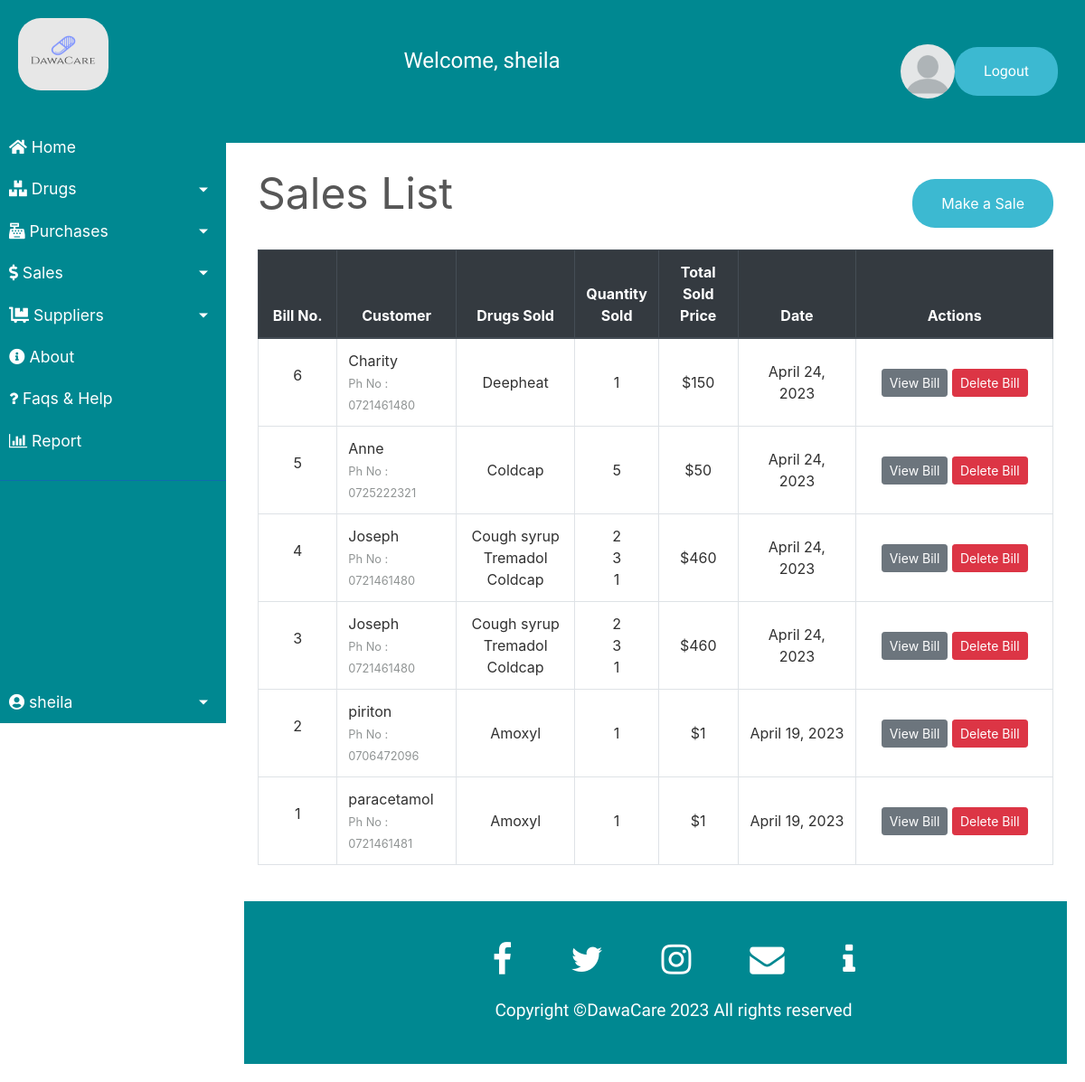
Screenshot of /transactions/sales/ (signed in) with the database file from the repository.
### transactions/models.py (models this page shows, shortened)
class SaleBill(models.Model):
    billno = models.AutoField(primary_key=True)
    time = models.DateTimeField(auto_now=True)
    name = models.CharField(max_length=150)
    phone = models.CharField(max_length=12)
    address = models.CharField(max_length=200)
    email = models.EmailField(max_length=254)
    def get_items_list(self):
        return SaleItem.objects.filter(billno=self)
    def get_total_price(self):
        saleitems = SaleItem.objects.filter(billno=self)
        total = 0
        for item in saleitems:
            total += item.totalprice
        return total

class SaleItem(models.Model):
    billno = models.ForeignKey(SaleBill, on_delete = models.CASCADE, related_name='salebillno')
    stock = models.ForeignKey(Stock, on_delete = models.CASCADE, related_name='saleitem')
    quantity = models.IntegerField(default=1)
    perprice = models.IntegerField(default=1)
    totalprice = models.IntegerField(default=1)

### transactions/views.py (the view)
class SaleView(ListView):
    model = SaleBill
    template_name = "sales/sales_list.html"
    context_object_name = 'bills'
    ordering = ['-time']
    paginate_by = 10

### transactions/templates/sales/sales_list.html (shortened to what this page needs)
{% extends "base.html" %}
{% load widget_tweaks %}
{% block content %}
    <div class="row" style="color: #575757; font-style: bold; font-size: 3rem;">
        <div class="col-md-8">Sales List</div>
        <div class="col-md-4">
            <div style="float:right;"> <a class="button" href="{% url 'new-sale' %}">Make a Sale</a> </div>
        </div>
    </div>
    <br>
    <table class="table table-css table-bordered table-hover">
        <thead class="thead-dark align-middle">
            <tr>
                <th width="10%">Bill No.</th>
                <th width="15%">Customer</th>
                <th width="15%">Drugs Sold</th>
                <th width="10%">Quantity Sold</th>
                <th width="10%">Total Sold Price</th>
                <th width="15%">Date</th>
                <th width="25%">Actions</th>
            </tr>
        </thead>
{% if bills %}
        <tbody>
            {% for sale in bills %}
            <tr>
                <td class="align-middle"> <p>{{ sale.billno }}</p> </td>
                <td class=""> {{ sale.name }} <br> <small style="color: #909494">Ph No : {{ sale.phone }}</small> </td>
                <td class="align-middle">{% for item in sale.get_items_list %} {{ item.stock.name }} <br> {% endfor %}</td>
                <td class="align-middle">{% for item in sale.get_items_list %} {{ item.quantity }} <br> {% endfor %}</td>
                <td class="align-middle">${{ sale.get_total_price }}</td>
                <td class="align-middle">{{ sale.time.date }}</td>
                <td class="align-middle"> <a href="{% url 'sale-bill' sale.billno %}" class="btn btn-secondary btn-sm">View Bill</a> <a href="{% url 'delete-sale' sale.pk %}" class="btn btn-danger btn-sm">Delete Bill</a> </td>
            </tr>
            {% endfor %}
        </tbody>
    </table>
{% else %}
        <tbody></tbody>
    </table>
    <br><br><br><br><br><br><br><br>
    <div style="color: #575757; font-style: bold; font-size: 1.5rem; text-align: center;">The records are empty. Please try adding some.</div>
{% endif %}
{% endblock content %}

### homepage/templates/base.html (shortened to what this page needs)
{% load static %}
<!DOCTYPE html>
<html lang="en">
<head>
    <link rel="stylesheet" type="text/css" href="{% static 'bootstrap/bootstrap.min.css' %}">
    <link rel="stylesheet" href="https://use.fontawesome.com/releases/v5.7.0/css/all.css">
    <link rel="stylesheet" type="text/css" href="{% static 'css/main.css' %}">
    <link rel="stylesheet" type="text/css" href="{% static 'css/sidebar.css' %}">
    <link rel="stylesheet" type="text/css" href="{% static 'css/dialogbox.css' %}">
</head>
<body>
    {% include 'header.html' %}
    <main id="wrapper">
    {% if user.is_authenticated %}
        <nav id="sidebar">
<div class="sidebar-header">
            <a href="{% url 'home' %}" ><img id="logo" src="{% static 'logo.png' %}" width="100px" height="80px"></a>
            </div>
            <ul class="list-unstyled sidebar-components">
                <li>
                    <a class="sidebar-text sidebar-button" href="{% url 'home' %}"><i class="fas fa-home"></i> Home</a>
                </li>
                <li>
                    <a href="#inventorySubmenu" data-toggle="collapse" class="dropdown-toggle sidebar-text right-arrow sidebar-button"><i class="fas fa-boxes"></i> Drugs</a>
                </li>
                <li>
                    <a href="#purchaseSubmenu" data-toggle="collapse" class="dropdown-toggle sidebar-text right-arrow sidebar-button"><i class="fas fa-cash-register"></i> Purchases</a>
                </li>
                <li>
                    <a href="#saleSubmenu" data-toggle="collapse" class="dropdown-toggle sidebar-text right-arrow sidebar-button"><i class="fas fa-dollar-sign"></i> Sales</a>
                </li>
                <li>
                    <a href="#supplierSubmenu" data-toggle="collapse" class="dropdown-toggle sidebar-text right-arrow sidebar-button"><i class="fas fa-dolly-flatbed"></i> Suppliers</a>
                </li>
                <li>
                    <a class="sidebar-text sidebar-button" href="{% url 'about' %}"><i class="fas fa-info-circle"></i> About</a>
                </li>
                <li>
                    <a class="sidebar-text sidebar-button" href="{% url 'faqs' %}"><i class="fas fa fa-question"></i> Faqs & Help</a>
                </li>
                <li>
                    <a class="sidebar-text sidebar-button" href="{% url 'home' %}"><i class="fas fa fa-bar-chart"></i> Report</a>
                </li>
                <li class="bottomleft">
                    <a href="#UserSubmenu" data-toggle="collapse" class="dropdown-toggle sidebar-text right-arrow sidebar-button"><i class="fas fa-user-circle"></i> {{ request.user.username }}</a>
                </li>
            </ul>
        </nav>
        <div id="content">
            <div class="row">
                <div class="col-md-12">
    {% endif %}
                    <div class="container">
                        {% block content %}{% endblock content %}
                    </div>
                </div>
            </div>
            <br>
     {% include "footer.html" %}
        </div>
    </main>
</body>
</html>

### homepage/templates/header.html (shortened to what this page needs)
{% load static %}
<head>
<link rel="stylesheet" href="https://cdnjs.cloudflare.com/ajax/libs/font-awesome/4.7.0/css/font-awesome.min.css">
</head>
<body>
<footer>
<div class="footer">
<div class="row">
<ul>
<li> <li style="font-size:24px ; text-align: left; text-decoration:#008891 ;">Welcome, {{ request.user.username }}</li>
<li style="float: right;"><img id="profile" src="{% static 'profile.png' %}" width="60px" height="60px"><a  class="button" href="{% url 'logout' %}">Logout</a></li>
</ul>
</div>
</div>
</footer>

### homepage/static/css/main.css (style rules this page uses)
body, html { height: 100%; }
p { color: rgb(49, 49, 49); }
a { color: #55b159; }
ol, li { color: white; }
.table-css { color: #313131; }
ul { margin: 0; }
html { width: 100%; height:100%; overflow:hidden; }
.align-middle { text-align: center; }
body { margin:0; overflow-x:hidden; }
.footer { background-color: #042A3B; padding:30px 0px; font-family: 'Play', sans-serif; text-align:center; font-size: 24px; }
.footer .row { width:100%; margin:1% 0%; padding:0.6% 0%; color:rgb(95, 90, 90); font-size:0.8em; }
.footer .row a { text-decoration:none; color:white; transition:0.5s; }
.footer .row ul { width:100%; }
.footer .row ul li { display:inline-block; margin:0px 30px; }
.button { background-color: #3cb9d1; border: none; color: white; padding: 15px 32px; text-align: center; text-decoration: none; display: inline-block; font-size: 16px; border-radius: 25px; }

### homepage/static/css/sidebar.css (style rules this page uses)
.sidebar-text, .sidebar-text:hover, .sidebar-text:focus { color: inherit; text-decoration: none; transition: all 0.3s; }
#wrapper { display: flex; width: 100%; align-items: stretch; }
#sidebar { width: 250px; position: fixed; top: 0; left: 0; height: 100vh; z-index: 999; background: #008891; color: #fff; transition: all 0.3s; }
.sidebar-header { padding: 20px; background: #008891; border-left: 5px; }
.sidebar-components { padding: 20px 0; border-bottom: 1px solid #0F6BAE; }
.dropdown-toggle::after { display: block; position: absolute; top: 50%; right: 20px; transform: translateY(-50%); }
a.right-arrow[data-toggle="collapse"] { position: relative; }
.sidebar-button { padding: 10px; font-size: 1.1em; display: block; }
.bottomleft { bottom: 0; position: absolute; min-width: 250px; max-width: 250px; }
#content { width: 100%; margin-left: 250px; padding: 20px; min-height: 100vh; transition: all 0.3s; }

### homepage/templates/header.html (style rules this page uses)
body { margin:0; overflow-x:hidden; }
.footer { background-color: #042A3B; font-family: 'Play', sans-serif; font-size: 24px; padding: 20px 20px; }
.footer .row { width:90%; font-size:0.8em; }
.footer .row a { text-decoration:none; color:white; transition:0.5s; }
.footer .row ul { width:100%; }
#logo { border-radius: 25px; }
#profile { border-radius: 50%; }

### homepage/templates/footer.html (style rules this page uses)
body { margin:0; overflow-x:hidden; border-left: 20px; }
.footer { background-color: #008891; padding:30px 0px; font-family: 'Play', sans-serif; text-align:center; font-size: 24px; border-left: 24px; }
.footer .row { width:100%; margin:1% 0%; padding:0.6% 0%; color:rgb(95, 90, 90); font-size:0.8em; }
.footer .row a { text-decoration:none; color:white; transition:0.5s; }
.footer .row ul { width:100%; }
.footer .row ul li { display:inline-block; margin:0px 30px; }

### rows the page displays
SaleBill: billno "6", name "Charity", phone "0721461480", get_total_price "150", time "April 24, 2023"
SaleItem: stock.name "Deepheat", quantity "1"
SaleBill: billno "5", name "Anne", phone "0725222321", get_total_price "50", time "April 24, 2023"
SaleItem: stock.name "Coldcap", quantity "5"
SaleBill: billno "4", name "Joseph", phone "0721461480", get_total_price "460", time "April 24, 2023"
SaleItem: stock.name "Cough syrup", quantity "2"
SaleItem: stock.name "Tremadol", quantity "3"
SaleItem: stock.name "Coldcap", quantity "1"
SaleBill: billno "3", name "Joseph", phone "0721461480", get_total_price "460", time "April 24, 2023"
SaleItem: stock.name "Cough syrup", quantity "2"
SaleItem: stock.name "Tremadol", quantity "3"
SaleItem: stock.name "Coldcap", quantity "1"
SaleBill: billno "2", name "piriton", phone "0706472096", get_total_price "1", time "April 19, 2023"
SaleItem: stock.name "Amoxyl", quantity "1"
SaleBill: billno "1", name "paracetamol", phone "0721461481", get_total_price "1", time "April 19, 2023"
SaleItem: stock.name "Amoxyl", quantity "1"

### other values shown
{{ request.user.username }} "sheila"
